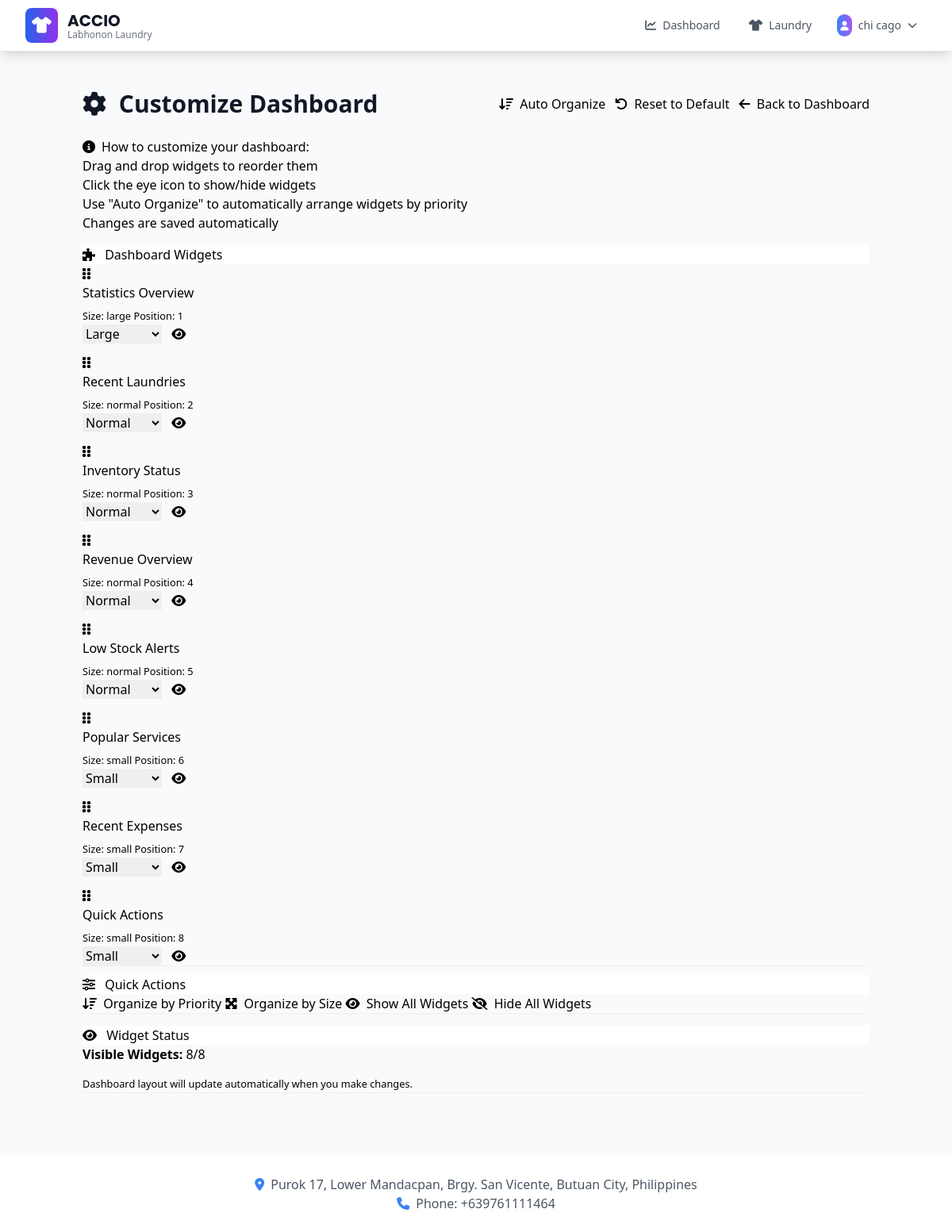
/dashboard/customize (signed in), run on the app's committed database.
### app/models.py (models this page shows, shortened)
class User(db.Model, UserMixin):
    id = db.Column(db.Integer, primary_key=True)
    email = db.Column(db.String(150), unique=True)
    password = db.Column(db.String(150))
    full_name = db.Column(db.String(150))
    phone = db.Column(db.String(20))
    role = db.Column(db.String(20), default='employee')  # 'super_admin', 'admin', 'manager', 'employee'
    is_active = db.Column(db.Boolean, default=True)
    date_created = db.Column(db.DateTime, default=datetime.utcnow)
    def is_admin(self):
        return self.role in ['admin', 'super_admin']

class DashboardWidget(db.Model):
    id = db.Column(db.Integer, primary_key=True)
    user_id = db.Column(db.Integer, db.ForeignKey('user.id'), nullable=False)
    widget_id = db.Column(db.String(50), nullable=False)  # e.g., 'stats_overview', 'recent_orders'
    position = db.Column(db.Integer, default=0)  # Order position
    is_visible = db.Column(db.Boolean, default=True)
    grid_column = db.Column(db.Integer, default=1)  # Grid column (1-3)
    grid_row = db.Column(db.Integer, default=1)  # Grid row
    widget_size = db.Column(db.String(20), default='normal')  # 'small', 'normal', 'large'
    created_at = db.Column(db.DateTime, default=datetime.utcnow)
    updated_at = db.Column(db.DateTime, default=datetime.utcnow, onupdate=datetime.utcnow)
    user = db.relationship('User', backref='dashboard_widgets')

### app/views.py (the view)
@views.route('/dashboard/customize')
@login_required
def customize_dashboard():
    widgets = get_user_dashboard_config(current_user.id)
    default_widgets = get_default_widgets()
    widget_configs = []
    for widget in widgets:
        default_config = next((w for w in default_widgets if w['id'] == widget.widget_id), {})
        widget_configs.append({
            'id': widget.widget_id,
            'name': default_config.get('name', widget.widget_id.replace('_', ' ').title()),
            'position': widget.position,
            'is_visible': widget.is_visible,
            'size': widget.widget_size
        })
    return render_template('dashboard_customize.html', widgets=widget_configs)

### app/__init__.py (called while the page is built)
@login_manager.user_loader
def load_user(id):
    from .models import User
    return User.query.get(int(id))

### app/views.py (called while the page is built, shortened)
def get_default_widgets():
    return [
        {'id': 'stats_overview', 'name': 'Statistics Overview', 'position': 0, 'size': 'large'},
        {'id': 'recent_orders', 'name': 'Recent Laundries', 'position': 1, 'size': 'normal'},
        {'id': 'inventory_status', 'name': 'Inventory Status', 'position': 2, 'size': 'normal'},
        {'id': 'revenue_chart', 'name': 'Revenue Overview', 'position': 3, 'size': 'normal'},
        {'id': 'low_stock_alerts', 'name': 'Low Stock Alerts', 'position': 4, 'size': 'normal'},
        {'id': 'popular_services', 'name': 'Popular Services', 'position': 5, 'size': 'small'},
        {'id': 'recent_expenses', 'name': 'Recent Expenses', 'position': 6, 'size': 'small'},
        {'id': 'quick_actions', 'name': 'Quick Actions', 'position': 7, 'size': 'small'},
    ]

def get_user_dashboard_config(user_id):
    widgets = DashboardWidget.query.filter_by(user_id=user_id).order_by(DashboardWidget.position).all()  # type: ignore
    return widgets

### app/templates/dashboard_customize.html (shortened to what this page needs)
{% extends "base.html" %}
{% block content %}
<div class="container mx-auto px-4 py-6">
    <div class="flex justify-between items-center mb-6">
        <h1 class="text-3xl font-bold text-gray-900">
            <i class="fas fa-cog mr-2"></i>
            Customize Dashboard
        </h1>
        <div class="flex space-x-3">
            <button onclick="autoOrganizeDashboard('priority')" class="btn btn-outline-primary">
                <i class="fas fa-sort-amount-down mr-1"></i>
                Auto Organize
            </button>
            <button onclick="resetDashboard()" class="btn btn-outline-secondary">
                <i class="fas fa-undo mr-1"></i>
                Reset to Default
            </button>
            <a href="{{ url_for('views.dashboard') }}" class="btn btn-primary">
                <i class="fas fa-arrow-left mr-1"></i>
                Back to Dashboard
            </a>
        </div>
    </div>
    <div class="alert alert-info mb-4">
        <h5><i class="fas fa-info-circle mr-2"></i>How to customize your dashboard:</h5>
        <ul class="mb-0">
            <li>Drag and drop widgets to reorder them</li>
            <li>Click the eye icon to show/hide widgets</li>
            <li>Use "Auto Organize" to automatically arrange widgets by priority</li>
            <li>Changes are saved automatically</li>
        </ul>
    </div>
    <div class="row">
        <div class="col-lg-8">
            <div class="card shadow-sm">
                <div class="card-header bg-white">
                    <h5 class="mb-0">
                        <i class="fas fa-puzzle-piece mr-2"></i>
                        Dashboard Widgets
                    </h5>
                </div>
                <div class="card-body">
                    <div id="widget-list" class="sortable-list">
                        {% for widget in widgets %}
                        <div class="widget-item card mb-3" data-widget-id="{{ widget.id }}" data-position="{{ widget.position }}">
                            <div class="card-body">
                                <div class="d-flex justify-content-between align-items-center">
                                    <div class="d-flex align-items-center">
                                        <div class="drag-handle mr-3">
                                            <i class="fas fa-grip-vertical text-muted"></i>
                                        </div>
                                        <div>
                                            <h6 class="mb-1">{{ widget.name }}</h6>
                                            <small class="text-muted">
                                                Size:
                                                <span class="badge badge-secondary">{{ widget.size }}</span>
                                                Position: {{ widget.position + 1 }}
                                            </small>
                                        </div>
                                    </div>
                                    <div class="d-flex align-items-center">
                                        <select class="form-control form-control-sm mr-2 widget-size" style="width: 100px;">
                                            <option value="small" {{ 'selected' if widget.size == 'small' else '' }}>Small</option>
                                            <option value="normal" {{ 'selected' if widget.size == 'normal' else '' }}>Normal</option>
                                            <option value="large" {{ 'selected' if widget.size == 'large' else '' }}>Large</option>
                                        </select>
                                        <button class="btn btn-sm visibility-toggle {{ 'btn-success' if widget.is_visible else 'btn-outline-secondary' }}"
                                                data-visible="{{ 'true' if widget.is_visible else 'false' }}"
                                                title="{{ 'Hide widget' if widget.is_visible else 'Show widget' }}">
                                            <i class="fas {{ 'fa-eye' if widget.is_visible else 'fa-eye-slash' }}"></i>
                                        </button>
                                    </div>
                                </div>
                            </div>
                        </div>
                        {% endfor %}
                    </div>
                </div>
            </div>
        </div>
        <div class="col-lg-4">
            <div class="card shadow-sm">
                <div class="card-header bg-white">
                    <h5 class="mb-0">
                        <i class="fas fa-sliders-h mr-2"></i>
                        Quick Actions
                    </h5>
                </div>
                <div class="card-body">
                    <div class="d-grid gap-2">
                        <button onclick="autoOrganizeDashboard('priority')" class="btn btn-outline-primary">
                            <i class="fas fa-sort-amount-down mr-1"></i>
                            Organize by Priority
                        </button>
                        <button onclick="autoOrganizeDashboard('size')" class="btn btn-outline-secondary">
                            <i class="fas fa-expand-arrows-alt mr-1"></i>
                            Organize by Size
                        </button>
                        <button onclick="showAllWidgets()" class="btn btn-outline-success">
                            <i class="fas fa-eye mr-1"></i>
                            Show All Widgets
                        </button>
                        <button onclick="hideAllWidgets()" class="btn btn-outline-warning">
                            <i class="fas fa-eye-slash mr-1"></i>
                            Hide All Widgets
                        </button>
                    </div>
                </div>
            </div>
            <div class="card shadow-sm mt-4">
                <div class="card-header bg-white">
                    <h5 class="mb-0">
                        <i class="fas fa-eye mr-2"></i>
                        Widget Status
                    </h5>
                </div>
                <div class="card-body">
                    <div id="widget-status">
                        {% set visible_count = widgets|selectattr('is_visible')|list|length %}
                        {% set total_count = widgets|length %}
                        <p class="mb-2">
                            <strong>Visible Widgets:</strong> {{ visible_count }}/{{ total_count }}
                        </p>
                            {% set progress_width = (visible_count/total_count*100) if total_count > 0 else 0 %}
                        <small class="text-muted">
                            Dashboard layout will update automatically when you make changes.
                        </small>
                    </div>
                </div>
            </div>
        </div>
    </div>
</div>
{% endblock %}

### app/templates/base.html (shortened to what this page needs)
<!DOCTYPE html>
<html lang="en">
<head>
    <script src="https://cdn.tailwindcss.com"></script>
    <link rel="stylesheet" href="https://cdnjs.cloudflare.com/ajax/libs/font-awesome/6.4.0/css/all.min.css">
</head>
<body class="bg-gray-50 font-sans" data-authenticated="{% if current_user.is_authenticated %}true{% else %}false{% endif %}">
    <nav class="bg-white shadow-lg border-b border-gray-200 relative z-50">
        <div class="max-w-7xl mx-auto px-4 sm:px-6 lg:px-8">
            <div class="flex justify-between items-center h-16">
                <div class="flex items-center flex-shrink-0">
                    <div class="flex-shrink-0 flex items-center">
                        <div class="bg-gradient-to-r from-blue-600 to-purple-600 rounded-lg p-2 mr-3">
                            <i class="fas fa-tshirt text-white text-xl"></i>
                        </div>
                        <div>
                            <h1 class="brand-font text-xl font-bold text-gray-900">ACCIO</h1>
                            <p class="text-xs text-gray-500 -mt-1">Labhonon Laundry</p>
                        </div>
                    </div>
                </div>
                <div class="hidden md:flex items-center space-x-1 flex-1 justify-end">
                    {% if current_user.is_authenticated %}
                        <a href="{{ url_for('views.dashboard') }}"
                           class="flex items-center px-4 py-2 rounded-lg text-sm font-medium transition-all duration-200
                                  {% if request.endpoint == 'views.dashboard' %}
                                      bg-blue-50 text-blue-700 border border-blue-200
                                  {% else %}
                                      text-gray-600 hover:text-blue-700 hover:bg-blue-50
                                  {% endif %}">
                            <i class="fas fa-chart-line mr-2"></i>
                            Dashboard
                        </a>
                        <a href="{{ url_for('laundry.list_laundries') }}"
                           class="flex items-center px-4 py-2 rounded-lg text-sm font-medium transition-all duration-200
                                  {% if request.endpoint == 'laundry.list_laundries' %}
                                      bg-blue-50 text-blue-700 border border-blue-200
                                  {% else %}
                                      text-gray-600 hover:text-blue-700 hover:bg-blue-50
                                  {% endif %}">
                            <i class="fas fa-tshirt mr-2"></i>
                            Laundry
                        </a>
                        <div class="relative ml-4 group">
                            <button class="flex items-center px-3 py-2 rounded-lg text-sm font-medium text-gray-600 hover:text-blue-700 hover:bg-blue-50 transition-all duration-200">
                                <div class="bg-gradient-to-r from-blue-500 to-purple-500 rounded-full p-1 mr-2">
                                    <i class="fas fa-user text-white text-xs"></i>
                                </div>
                                {{ current_user.full_name or current_user.email.split('@')[0] }}
                                <i class="fas fa-chevron-down ml-2 text-xs"></i>
                            </button>
                        </div>
                    {% endif %}
                </div>
            </div>
        </div>
    </nav>
    <main class="max-w-7xl mx-auto px-4 py-6">
        {% block content %}{% endblock %}
    </main>
    <footer class="bg-white shadow-lg mt-8">
        <div class="max-w-7xl mx-auto px-4 py-6">
            <div class="text-center text-gray-600">
                <p><i class="fas fa-map-marker-alt mr-2 text-blue-500"></i>Purok 17, Lower Mandacpan, Brgy. San Vicente, Butuan City, Philippines</p>
                <p><i class="fas fa-phone mr-2 text-blue-500"></i>Phone: +639761111464</p>
            </div>
        </div>
    </footer>
</body>
</html>

### app/templates/base.html (style rules this page uses)
body { font-family: 'Inter', sans-serif; }
.brand-font { font-family: 'Poppins', sans-serif; }

### data on the page
User: full_name "chi cago"
DashboardWidget: name "Statistics Overview", size "large", position "1"
DashboardWidget: name "Recent Laundries", size "normal", widget.position+1 "2"
DashboardWidget: name "Inventory Status", size "normal", position "3"
DashboardWidget: name "Revenue Overview", size "normal", position "4"
DashboardWidget: name "Low Stock Alerts", size "normal", position "5"
DashboardWidget: name "Popular Services", size "small", position "6"
DashboardWidget: name "Recent Expenses", size "small", position "7"
DashboardWidget: name "Quick Actions", size "small", position "8"

### other printed values
{{ visible_count }} "8"
{{ total_count }} "8"
